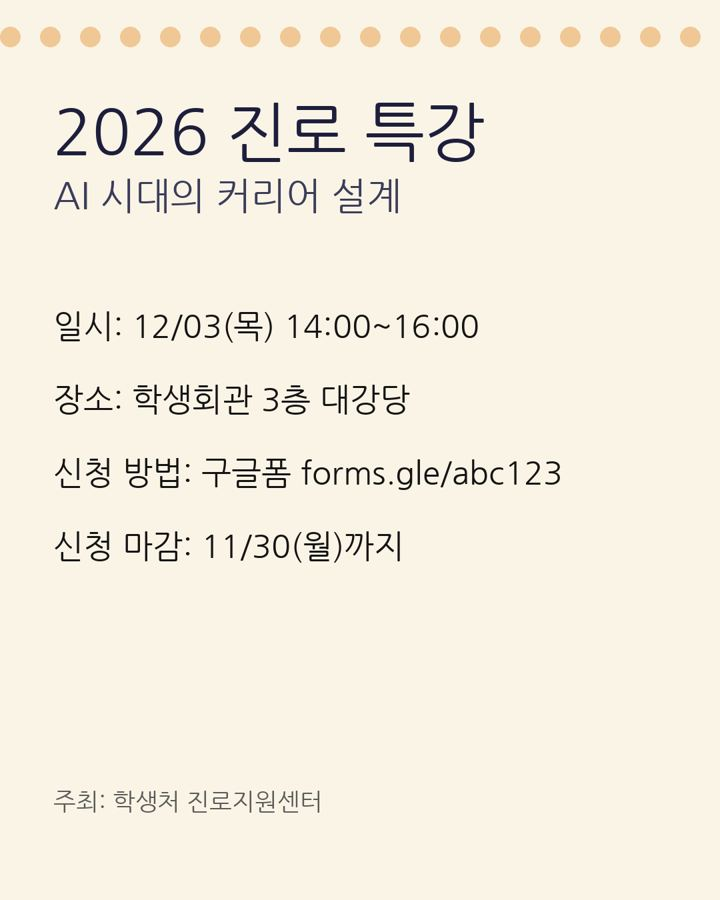
#> input picture web/sample.jpg, 720 x 900 px
$ python -i preprocess.py   (imports and definitions only)
#> lines starting #> are read from the running program, lines starting #| are printed output that depends on the picture
"""② 전처리: 확대, 대비 보정, 배경 장식 줄이기, 기울기·그림자 보정."""
from __future__ import annotations

import numpy as np
from PIL import Image, ImageFilter, ImageOps

TARGET_MIN_WIDTH = 1800  # 이보다 작은 캡처는 확대한다


def to_gray(img: Image.Image) -> Image.Image:
    if img.mode in ("RGBA", "LA", "P"):
        img = img.convert("RGBA")
        bg = Image.new("RGBA", img.size, (255, 255, 255, 255))
        img = Image.alpha_composite(bg, img)
    return img.convert("L")


def upscale(img: Image.Image, min_width: int = TARGET_MIN_WIDTH) -> tuple[Image.Image, float]:
    """작은 캡처를 확대한다. (이미지, 배율)을 돌려준다."""
    if img.width >= min_width:
        return img, 1.0
    scale = min(4.0, min_width / img.width)
    size = (round(img.width * scale), round(img.height * scale))
    return img.resize(size, Image.LANCZOS), scale


def remove_shadow(gray: Image.Image) -> Image.Image:
    """배경(그림자, 그라데이션)을 크게 흐린 이미지로 나눠 고르게 만든다."""
    radius = max(15, min(gray.size) // 30)
    bg = gray.filter(ImageFilter.MaxFilter(7)).filter(ImageFilter.GaussianBlur(radius))
    a = np.asarray(gray, dtype=np.float32)
    b = np.asarray(bg, dtype=np.float32) + 1.0
    out = np.clip(a / b * 255.0, 0, 255).astype(np.uint8)
    return Image.fromarray(out)


def is_dark_background(gray: Image.Image) -> bool:
    """카드뉴스처럼 어두운 배경에 밝은 글자인지 (가장자리 밝기로 판단)."""
    a = np.asarray(gray)
    edge = np.concatenate([a[:5].ravel(), a[-5:].ravel(), a[:, :5].ravel(), a[:, -5:].ravel()])
    return float(np.median(edge)) < 110


# [19 lines left out: function otsu_threshold, not called in this run]


def binarize(gray: Image.Image) -> Image.Image:
    t = otsu_threshold(gray)
    return gray.point(lambda v: 255 if v > t else 0, mode="L")


# [21 lines left out: functions estimate_skew, deskew, not called in this run]


def preprocess_image(img: Image.Image, *, fix_skew: bool = False) -> tuple[Image.Image, float]:
    """캡처/페이지 이미지를 OCR하기 좋게 보정한다. (보정된 이미지, 확대 배율)."""
    gray = to_gray(img)
    gray, scale = upscale(gray)
    if is_dark_background(gray):
        gray = ImageOps.invert(gray)
    gray = remove_shadow(gray)
    gray = ImageOps.autocontrast(gray, cutoff=1)
    gray = gray.filter(ImageFilter.MedianFilter(3))  # 잔무늬·배경 장식 줄이기
    if fix_skew:
        gray = deskew(gray)
    return gray, scale


# [10 lines left out: function text_region_ratio, not called in this run]

>>> from PIL import Image
>>> picture = Image.open('../web/sample.jpg')
#> picture is the input picture: PIL image 720x900 RGB; mean R, G, B 243.8, 237.7, 224.1
>>> result = preprocess_image(picture)
#> in preprocess_image, `gray, scale = upscale(gray)`:
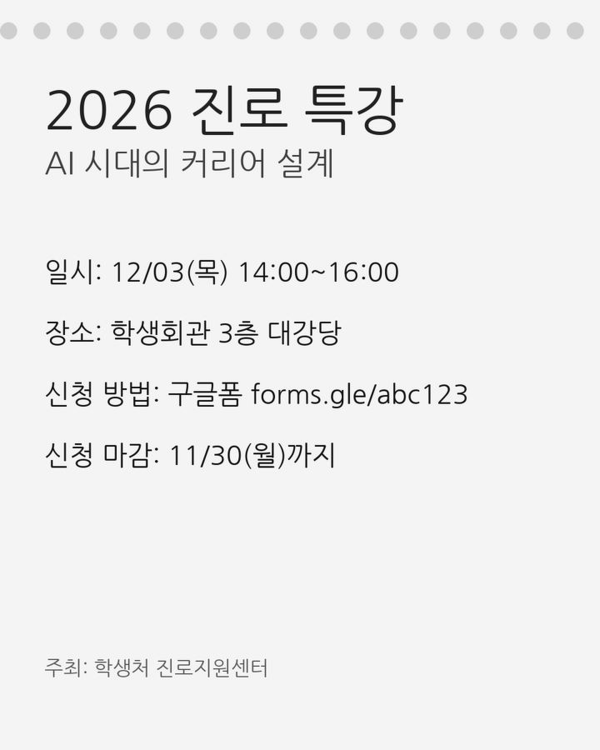
#> gray: PIL image 1800x2250 L (shown at 1/3 size); min 0, max 255, mean 237.8
#> in preprocess_image, `gray, scale = upscale(gray)`: scale = 2.5
#> in remove_shadow, `radius = max(15, min(gray.size) // 30)`: radius = 60
